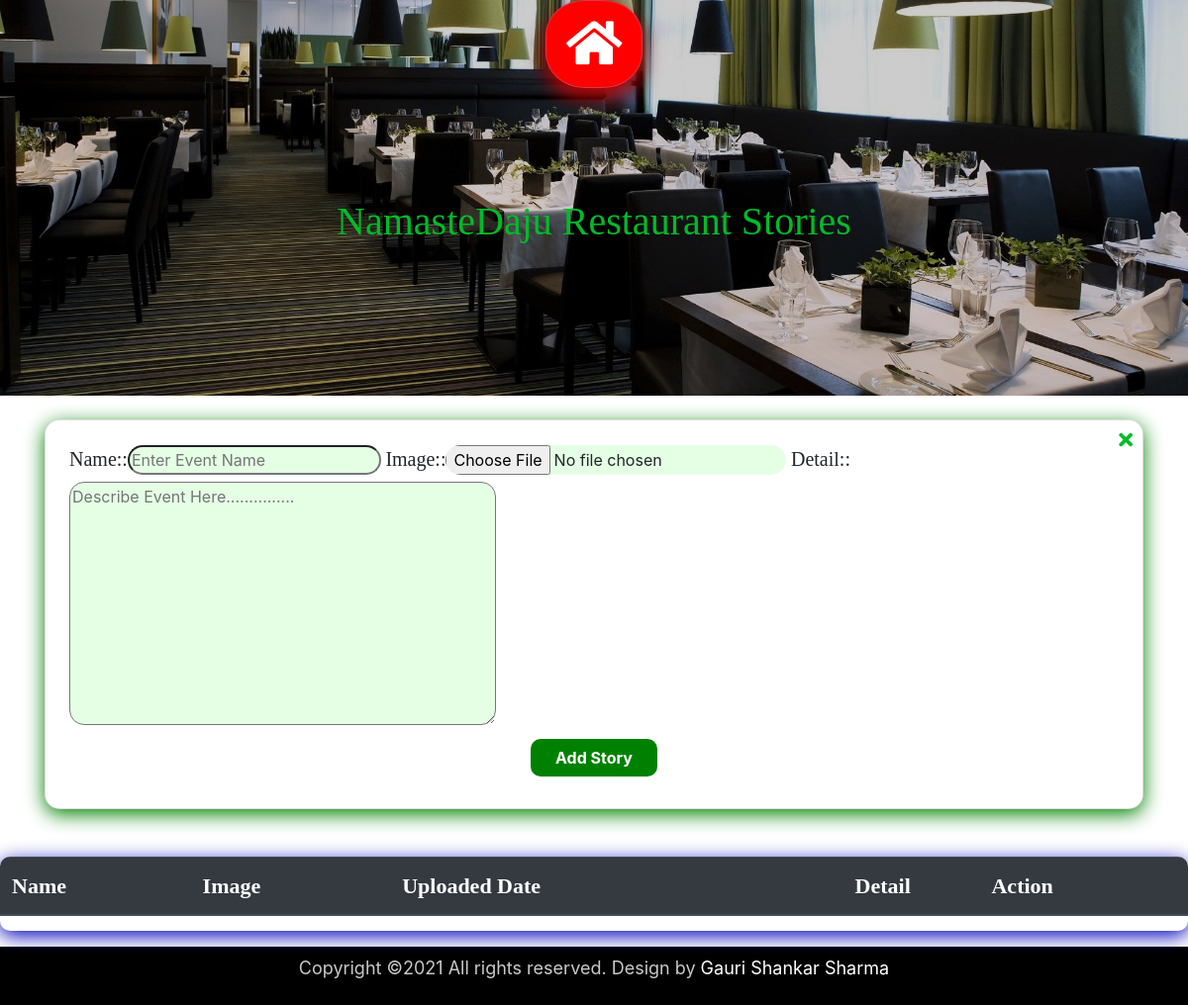
The app's page /Nd/ad_stories, older data.
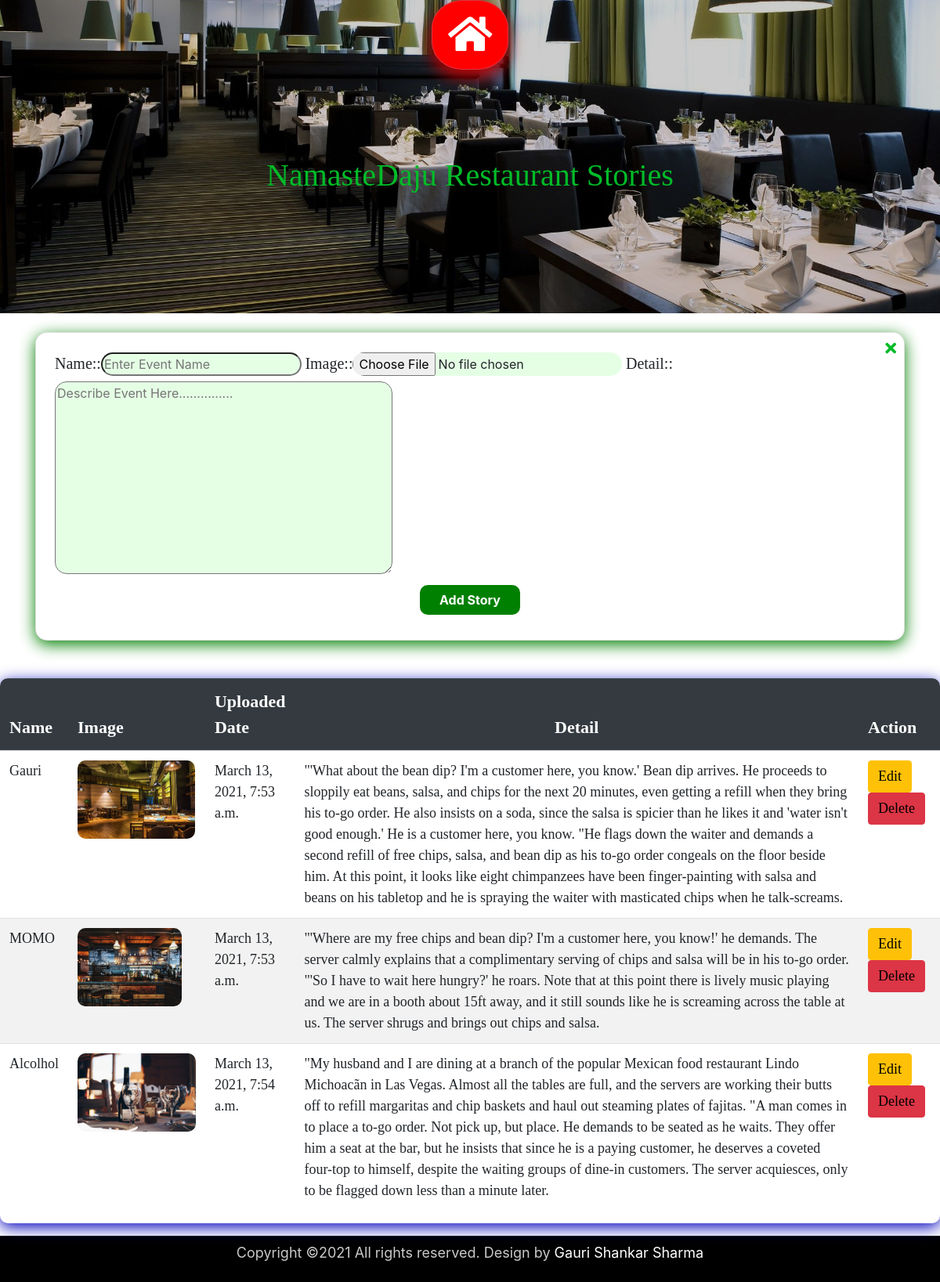
The same page, newer data.
### Nd/models.py (models this page shows, shortened)
class Stories(models.Model):
    name = models.CharField(max_length=50, validators=[validators.MinLengthValidator(2)])
    image = models.FileField(upload_to='static/images/uploads/stories')
    detail = models.TextField(max_length=2000, validators=[validators.MinLengthValidator(50)])
    uploaded_date = models.DateTimeField(auto_now_add=True)

### Nd/views.py (the view, shortened to what this page needs)
# urls.py: path('ad_stories', views.ad_stories),
def ad_stories(request):
    dictionary = {'key':Stories.objects.all(), 'form':StoriesForm, 'action':'Add'}
    return render(request, 'Nd/AdStories.html', dictionary)

### Nd/templates/Nd/AdStories.html (shortened to what this page needs)
{% extends 'AdMain.html' %}
{% load bootstrap %}
{% load static %}
{% block css_link %}
    <link href="{% static 'css/AdNavbar.css' %}" rel="stylesheet" type="text/css"/>
    <link href="{% static 'css/AdStories.css' %}" rel="stylesheet" type="text/css"/>
{% endblock %}
{% block content %}
    {% include 'AdNavbar.html' %}
    <div class="container-fluid d-flex flex-column px-0" id="AdStories">
        <div class="container-fluid d-flex justify-content-center pb-sm-5" id="ASH">
          <h1>NamasteDaju Restaurant Stories</h1>
        </div>
        <div class="container d-flex justify-content-end pb-4">
        </div>
        <div class="container mb-5" id="Form">
            <div class="card p-4" id="Card">
                <span class="fa fa-times" onclick="hide()" id="Cs"></span>
                <form class="form" method="POST" enctype="multipart/form-data">
                    {{ form | bootstrap_horizontal }}
                    <div class="d-flex justify-content-center py-2">
                        <button type="submit" class="btn px-4">{{action}} Story</button>
                    </div>
                </form>
            </div>
        </div>
        <div class="table-responsive" id="Table">
            <table class="table table-striped" id="Images">
                <thead class="thead-dark">
                    <tr>
                        <th>Name</th>
                        <th>Image</th>
                        <th>Uploaded Date</th>
                        <th class="text-center">Detail</th>
                        <th>Action</th>
                    </tr>
                </thead>
                <tbody>
                    <tr>
                        {% for i in key %}
                        <tr>
                            <td>{{i.name}}</td>
                            <td><img src="/{{i.image}}"/></td>
                            <td>{{i.uploaded_date}}</td>
                            <td class="tdd">{{i.detail}}</td>
                            <td>
                                <a href="/Nd/updatestory/{{i.id}}" class="btn btn-warning mr-4">Edit</a>
                                <a href="/Nd/deletestory/{{i.id}}" class="btn btn-danger" onclick="return confirm('Are you sure want to delete this story?')">Delete</a>
                            </td>
                        </tr>
                        {% endfor %}
                    </tr>
                </tbody>
            </table>
        </div>
    </div>
    <div class="container-fluid d-flex justify-content-center py-2 mt-3" id="Copyright">
        <p>Copyright ©2021 All rights reserved. Design by <a href="#">Gauri Shankar Sharma</a></p>
    </div>
{% endblock %}

Row changes from the older to the newer data that the page shows:
added Stories: name "Gauri", image (picture), uploaded_date "March 13, 2021, 7:53 a.m.", detail "\"'What about the bean dip? I'm a customer here, you know.' Bean dip arrives. He proceeds to sloppily eat beans, salsa, and chips for the next 20 minutes, even getting a refill when they bring his to-go order. He also insists on a soda, since the salsa is spicier than he likes it and 'water isn't good enough.' He is a customer here, you know. \"He flags down the waiter and demands a second refill of free chips, salsa, and bean dip as his to-go order congeals on the floor beside him. At this point, it looks like eight chimpanzees have been finger-painting with salsa and beans on his tabletop and he is spraying the waiter with masticated chips when he talk-screams."
added Stories: name "MOMO", image (picture), uploaded_date "March 13, 2021, 7:53 a.m.", detail "\"'Where are my free chips and bean dip? I'm a customer here, you know!' he demands. The server calmly explains that a complimentary serving of chips and salsa will be in his to-go order. \"'So I have to wait here hungry?' he roars. Note that at this point there is lively music playing and we are in a booth about 15ft away, and it still sounds like he is screaming across the table at us. The server shrugs and brings out chips and salsa."
added Stories: name "Alcolhol", image (picture), uploaded_date "March 13, 2021, 7:54 a.m.", detail "\"My husband and I are dining at a branch of the popular Mexican food restaurant Lindo Michoacãn in Las Vegas. Almost all the tables are full, and the servers are working their butts off to refill margaritas and chip baskets and haul out steaming plates of fajitas. \"A man comes in to place a to-go order. Not pick up, but place. He demands to be seated as he waits. They offer him a seat at the bar, but he insists that since he is a paying customer, he deserves a coveted four-top to himself, despite the waiting groups of dine-in customers. The server acquiesces, only to be flagged down less than a minute later."
